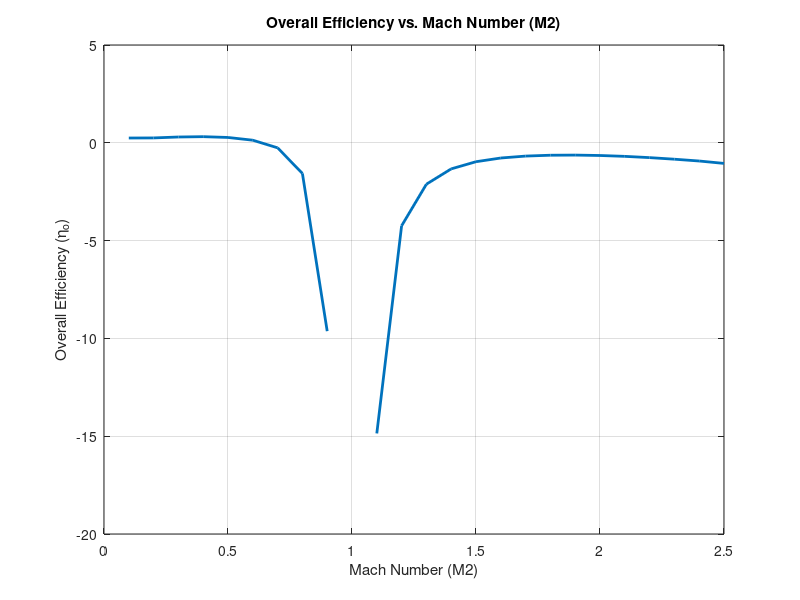
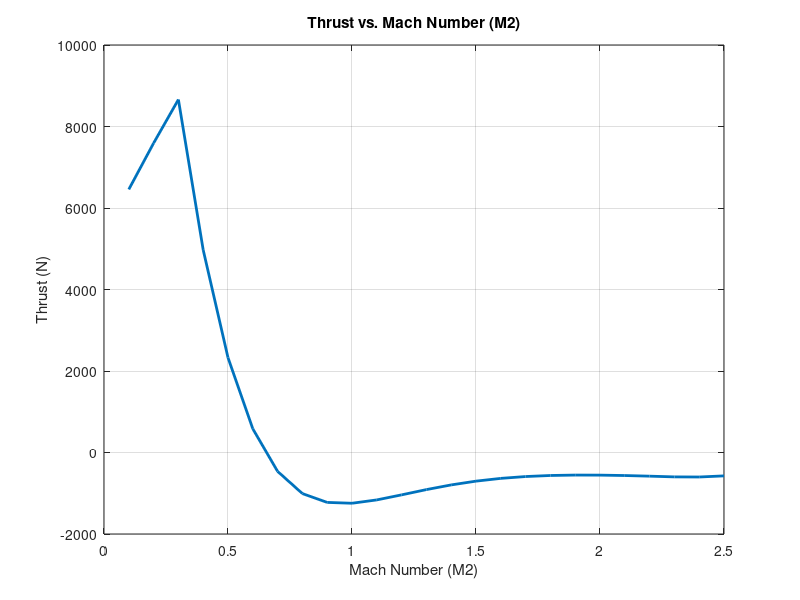
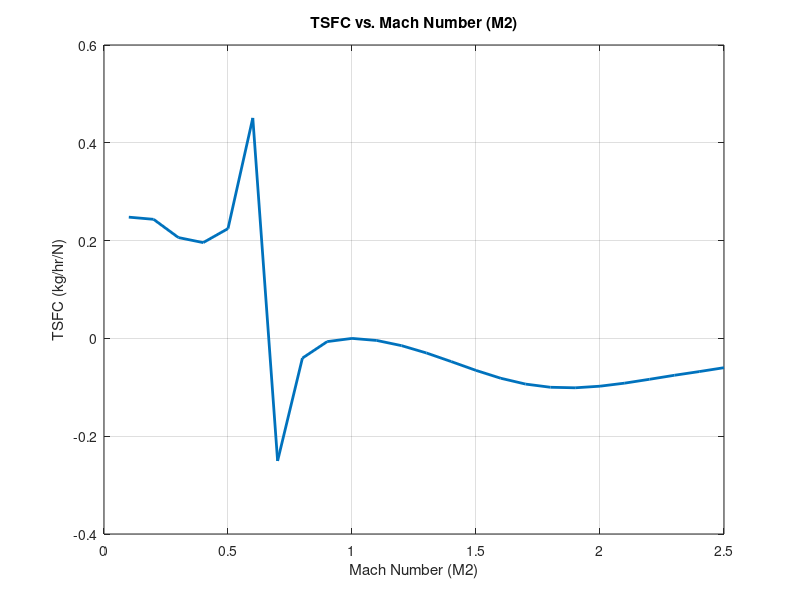

MATLAB code to generate these figures, in order:
clc; clear; clear all;

% Initialize Mach number M2 range
M2_range = 0.1:0.1:2.5;

% Preallocate arrays for results
overall_efficiency_results = zeros(size(M2_range));
thrust_results = zeros(size(M2_range));
TSFC_results = zeros(size(M2_range));

% Fixed parameters
z = 4300; % Altitude in meters
M1 = 2.4; % Fixed Mach number at inlet
eta_d = 0.92; % Fixed inlet/diffuser efficiency
eta_n = 0.94; % Fixed nozzle efficiency

for idx = 1:length(M2_range)
    M2 = M2_range(idx); % Current Mach number entering the combustor

    %% module 1
    % Constants
    gamma = 1.4; % Specific heat ratio
    R = 286.9; % Specific gas constant in J/(kg*K)
    z_star = 8404; % Scale height in meters
    T_s = 288.0; % Standard temperature at sea level in Kelvin
    p_s = 101.3; % Standard pressure at sea level in kPa

    % Calculate T and P for the given altitude
    if z < 7958 % Within the troposphere
        T1 = T_s * (1 - (((gamma - 1) / gamma) * (z / z_star)));
        p1 = p_s * ((1 - (((gamma - 1) / gamma) * (z / z_star)))^(gamma / (gamma - 1)));
    else % In the tropopause
        T1 = 210.0; % Constant temperature in tropopause
        p1 = 33.6 * exp(-(z - 7958) / 6605);
    end

    % Total-to-static relations
    Tt1 = T1 * (1 + (gamma - 1) / 2 * M1^2);
    pt1 = p1 * (1 + (gamma - 1) / 2 * M1^2)^(gamma / (gamma - 1));

    % Sound speed and velocity
    a1 = sqrt(gamma * R * T1);
    V1 = M1 * a1;

    %% module 2
    Tt2 = Tt1;
    T2 = Tt2 / (1 + (gamma - 1) / 2 * M2^2);
    pt2 = p1 * (1 + (eta_d * (gamma - 1) / 2) * M1^2)^(gamma / (gamma - 1));
    p2 = pt2 / (1 + (gamma - 1) / 2 * M2^2)^(gamma / (gamma - 1));

    %% module 3
    gamma = 1.3; % Changed after the combustor
    Tt3_max = 2400;

    % Choking check
    Tt3_choked = Tt2 * (1 / (2 * (gamma + 1))) * ...
        ((1 / (M2^2) * ((1 + gamma * M2^2)^2))) * ...
        ((1 + (((gamma - 1) / 2) * M2^2)))^(-1);

    if Tt3_choked < Tt3_max
        Tt3 = Tt3_choked;
        M3 = 1;
    else
        Tt3 = Tt3_max;
        C = (Tt3 / Tt2) * ((1 + (gamma - 1) / 2 * M2^2) / ((1 + gamma * M2^2)^2)) * M2^2;
        a = C * (gamma^2) - ((gamma - 1) / 2);
        b = 2 * C * gamma - 1;
        c = C;
        M3_roots = roots([a, b, c]);
        if M2<1 
        M3_squared = M3_roots(M3_roots > 0 & M3_roots <= 1);
        else
        M3_squared = M3_roots( M3_roots >=1);
        end
        M3 = sqrt(M3_squared);
    end

    q23 = 986 * (Tt3 - Tt2) + 0.5 * 0.179 * (Tt3^2 - Tt2^2);
    T3 = Tt3 ./ (1 + (gamma - 1) ./ 2 * M3.^2);
    p3 = p2;
    pt3 = p3 * ((1 + (gamma - 1) / 2 * M3.^2).^(gamma / (gamma - 1)));

    %% module 4
    Ae = 0.015;
    Tte = Tt3;

    test_M = sqrt(2 / (gamma - 1)) * sqrt((eta_n * ...
        ((1 - (p1 / pt3)^((gamma - 1) / gamma))) / ...
        (1 - eta_n * (1 - (p1 / pt3)^((gamma - 1) / gamma)))));

    if test_M < 1
        Me = test_M;
        pe = p1;
    else
        Me = 1;
        pe = pt3 * (1 - (1 / eta_n) * (gamma - 1) / (gamma + 1))^(gamma / (gamma - 1));
    end

    Te = Tte / (1 + (gamma - 1) / 2 * Me^2);
    ae = sqrt(gamma * R * Te);
    Ve = Me * ae;
    rho_e = pe * 1000 / (R * Te);
    m_dot_e = rho_e * Ve * Ae;

    %% module 6
    g0 = 9.81;
    m_dot_i = m_dot_e / (1 + q23 / 43.2e6);
    m_dot_f = m_dot_e - m_dot_i;
    f = m_dot_f / m_dot_i;
    jet_thrust = m_dot_i .* (1 + f) .* Ve - m_dot_i .* V1;
    pressure_thrust = (pe - p1) * 1000 * Ae;
    total_thrust = jet_thrust + pressure_thrust;
    Veq = Ve + ((pe - p1) * 1000 * Ae / m_dot_e);
    TSFC = (m_dot_f ./ total_thrust) * 3600;
    thermal_efficiency = (m_dot_e .* Veq^2 ./ 2 - m_dot_i .* V1^2 ./ 2) ./ (m_dot_i .* q23);
    propulsive_efficiency = 2 ./ (1 + (Veq ./ V1));
    overall_efficiency = thermal_efficiency * propulsive_efficiency;

    %% Store results
    overall_efficiency_results(idx) = overall_efficiency;
    thrust_results(idx) = total_thrust;
    TSFC_results(idx) = TSFC;
end

%% Plot the results
figure;
plot(M2_range, overall_efficiency_results, 'LineWidth', 2);
xlabel('Mach Number (M2)');
ylabel('Overall Efficiency (\eta_o)');
title('Overall Efficiency vs. Mach Number (M2)');
grid on;

figure;
plot(M2_range, thrust_results, 'LineWidth', 2);
xlabel('Mach Number (M2)');
ylabel('Thrust (N)');
title('Thrust vs. Mach Number (M2)');
grid on;

figure;
plot(M2_range, TSFC_results, 'LineWidth', 2);
xlabel('Mach Number (M2)');
ylabel('TSFC (kg/hr/N)');
title('TSFC vs. Mach Number (M2)');
grid on;
